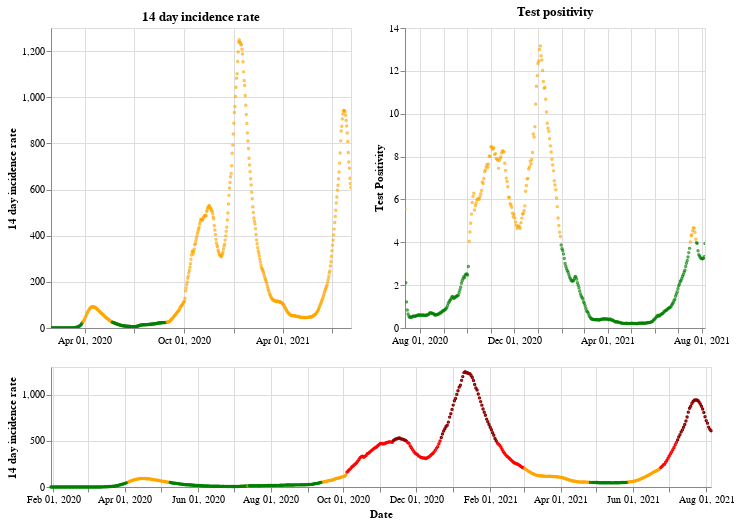

Source (notebook cell):
### Markdown cell above
## England

### Code cell
plot_traffic_light('England')

### Figure 1 — Vega-Lite specification as saved in the notebook (floating-point values rounded to 4 significant figures; data arrays with more than 128 entries replaced by an {"elided": "..."} marker saying what was removed)
{"config": {"view": {"continuousWidth": 400, "continuousHeight": 300}}, "vconcat": [{"hconcat": [{"mark": {"type": "point", "size": 2}, "encoding": {"color": {"condition": {"value": "green", "test": "(datum.twoWeeklyCasesRate <= 25)"}, "value": "orange"}, "tooltip": [{"type": "nominal", "field": "areaName"}, {"type": "temporal", "field": "date"}, {"type": "quantitative", "field": "twoWeeklyCasesRate"}, {"type": "quantitative", "field": "testPositivity"}], "x": {"type": "temporal", "axis": {"title": ""}, "field": "date", "scale": {"domain": {"selection": "DateBrush"}}, "timeUnit": "yearmonthdate"}, "y": {"type": "quantitative", "axis": {"title": "14 day incidence rate"}, "field": "twoWeeklyCasesRate"}}, "title": "14 day incidence rate", "width": 300}, {"mark": {"type": "point", "size": 2}, "encoding": {"color": {"condition": {"value": "green", "test": "(datum.testPositivity <= 4)"}, "value": "orange"}, "tooltip": [{"type": "nominal", "field": "areaName"}, {"type": "temporal", "field": "date"}, {"type": "quantitative", "field": "twoWeeklyCasesRate"}, {"type": "quantitative", "field": "testPositivity"}], "x": {"type": "temporal", "axis": {"title": ""}, "field": "date", "scale": {"domain": {"selection": "DateBrush"}}, "timeUnit": "yearmonthdate"}, "y": {"type": "quantitative", "axis": {"title": "Test Positivity"}, "field": "testPositivity"}}, "title": "Test positivity", "width": 300}]}, {"layer": [{"mark": {"type": "point", "size": 2}, "encoding": {"color": {"condition": {"value": "orange", "test": "(((datum.testPositivity < 4) && (datum.twoWeeklyCasesRate >= 50)) && (datum.twoWeeklyCasesRate < 200))"}, "value": "red"}, "opacity": {"condition": {"value": 1, "test": "((datum.twoWeeklyCasesRate >= 50) && (datum.twoWeeklyCasesRate < 500))"}, "value": 0}, "tooltip": [{"type": "nominal", "field": "areaName"}, {"type": "temporal", "field": "date"}, {"type": "quantitative", "field": "twoWeeklyCasesRate"}, {"type": "quantitative", "field": "testPositivity"}], "x": {"type": "temporal", "axis": {"title": "Date"}, "field": "date", "timeUnit": "yearmonthdate"}, "y": {"type": "quantitative", "axis": {"title": "14 day incidence rate"}, "field": "twoWeeklyCasesRate"}}, "selection": {"DateBrush": {"type": "interval", "encodings": ["x"], "fields": ["Time"]}}}, {"mark": {"type": "point", "size": 2}, "encoding": {"color": {"value": "darkred"}, "opacity": {"condition": {"value": 1, "test": "(datum.twoWeeklyCasesRate >= 500)"}, "value": 0}, "tooltip": [{"type": "nominal", "field": "areaName"}, {"type": "temporal", "field": "date"}, {"type": "quantitative", "field": "twoWeeklyCasesRate"}, {"type": "quantitative", "field": "testPositivity"}], "x": {"type": "temporal", "axis": {"title": "Date"}, "field": "date", "timeUnit": "yearmonthdate"}, "y": {"type": "quantitative", "axis": {"title": "14 day incidence rate"}, "field": "twoWeeklyCasesRate"}}}, {"mark": {"type": "point", "size": 2}, "encoding": {"color": {"condition": {"value": "green", "test": "((datum.testPositivity < 4) && (datum.twoWeeklyCasesRate < 50))"}, "value": "orange"}, "opacity": {"condition": {"value": 1, "test": "(datum.twoWeeklyCasesRate < 50)"}, "value": 0}, "tooltip": [{"type": "nominal", "field": "areaName"}, {"type": "temporal", "field": "date"}, {"type": "quantitative", "field": "twoWeeklyCasesRate"}, {"type": "quantitative", "field": "testPositivity"}], "x": {"type": "temporal", "axis": {"title": "Date"}, "field": "date", "timeUnit": "yearmonthdate"}, "y": {"type": "quantitative", "axis": {"title": "14 day incidence rate"}, "field": "twoWeeklyCasesRate"}}}], "height": 120, "width": 660}], "data": {"name": "data-4b4ce083f359e345055561b0e60889e5"}, "$schema": "https://vega.github.io/schema/vega-lite/v4.8.1.json", "datasets": {"data-4b4ce083f359e345055561b0e60889e5": {"elided": "554 records"}}}
